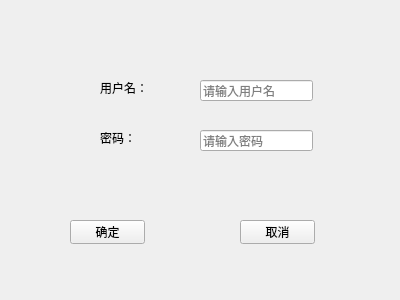
<?xml version="1.0" encoding="UTF-8"?>
<ui version="4.0">
 <class>QtLoginClass</class>
 <widget class="QDialog" name="QtLoginClass">
  <property name="geometry">
   <rect>
    <x>0</x>
    <y>0</y>
    <width>400</width>
    <height>300</height>
   </rect>
  </property>
  <property name="windowTitle">
   <string>QtLoginClass</string>
  </property>
  <widget class="QPushButton" name="pushButton_ok">
   <property name="geometry">
    <rect>
     <x>70</x>
     <y>220</y>
     <width>75</width>
     <height>24</height>
    </rect>
   </property>
   <property name="focusPolicy">
    <enum>Qt::NoFocus</enum>
   </property>
   <property name="text">
    <string>确定</string>
   </property>
  </widget>
  <widget class="QPushButton" name="pushButton_cancel">
   <property name="geometry">
    <rect>
     <x>240</x>
     <y>220</y>
     <width>75</width>
     <height>24</height>
    </rect>
   </property>
   <property name="focusPolicy">
    <enum>Qt::NoFocus</enum>
   </property>
   <property name="text">
    <string>取消</string>
   </property>
  </widget>
  <widget class="QLabel" name="Label_usr">
   <property name="geometry">
    <rect>
     <x>100</x>
     <y>80</y>
     <width>55</width>
     <height>16</height>
    </rect>
   </property>
   <property name="text">
    <string>用户名：</string>
   </property>
  </widget>
  <widget class="QLabel" name="Label_pwd">
   <property name="geometry">
    <rect>
     <x>100</x>
     <y>130</y>
     <width>55</width>
     <height>16</height>
    </rect>
   </property>
   <property name="text">
    <string>密码：</string>
   </property>
  </widget>
  <widget class="QLineEdit" name="lineEdit_usr">
   <property name="geometry">
    <rect>
     <x>200</x>
     <y>80</y>
     <width>113</width>
     <height>21</height>
    </rect>
   </property>
   <property name="placeholderText">
    <string>请输入用户名</string>
   </property>
   <property name="cursorMoveStyle">
    <enum>Qt::LogicalMoveStyle</enum>
   </property>
   <property name="clearButtonEnabled">
    <bool>false</bool>
   </property>
  </widget>
  <widget class="QLineEdit" name="lineEdit_pwd">
   <property name="geometry">
    <rect>
     <x>200</x>
     <y>130</y>
     <width>113</width>
     <height>21</height>
    </rect>
   </property>
   <property name="text">
    <string/>
   </property>
   <property name="echoMode">
    <enum>QLineEdit::Password</enum>
   </property>
   <property name="placeholderText">
    <string>请输入密码</string>
   </property>
  </widget>
 </widget>
 <layoutdefault spacing="6" margin="11"/>
 <resources/>
 <connections>
  <connection>
   <sender>pushButton_cancel</sender>
   <signal>clicked()</signal>
   <receiver>QtLoginClass</receiver>
   <slot>close()</slot>
   <hints>
    <hint type="sourcelabel">
     <x>277</x>
     <y>231</y>
    </hint>
    <hint type="destinationlabel">
     <x>199</x>
     <y>149</y>
    </hint>
   </hints>
  </connection>
  <connection>
   <sender>lineEdit_usr</sender>
   <signal>returnPressed()</signal>
   <receiver>lineEdit_pwd</receiver>
   <slot>setFocus()</slot>
   <hints>
    <hint type="sourcelabel">
     <x>271</x>
     <y>89</y>
    </hint>
    <hint type="destinationlabel">
     <x>294</x>
     <y>140</y>
    </hint>
   </hints>
  </connection>
  <connection>
   <sender>lineEdit_pwd</sender>
   <signal>returnPressed()</signal>
   <receiver>pushButton_ok</receiver>
   <slot>click()</slot>
   <hints>
    <hint type="sourcelabel">
     <x>253</x>
     <y>142</y>
    </hint>
    <hint type="destinationlabel">
     <x>130</x>
     <y>228</y>
    </hint>
   </hints>
  </connection>
 </connections>
</ui>
